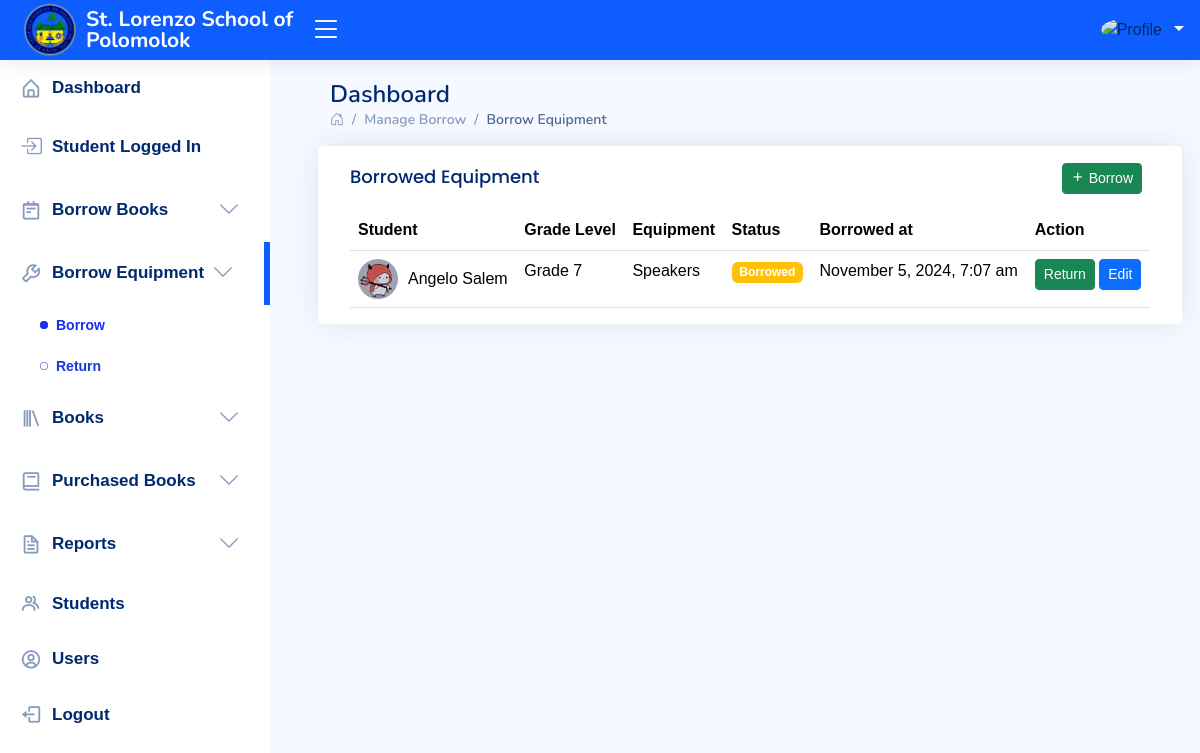
The page /administrator/borrow-equipment.php (signed in) on the database its author committed.
### tables this page shows
CREATE TABLE IF NOT EXISTS `equipment_borrow` (
  `equipment_id` int NOT NULL AUTO_INCREMENT,
  `student_id` int NOT NULL,
  `equipment` varchar(255) NOT NULL,
  `status` varchar(255) NOT NULL,
  `created_at` timestamp NOT NULL DEFAULT CURRENT_TIMESTAMP,
  PRIMARY KEY (`equipment_id`),
  KEY `fk_student` (`student_id`)
);

CREATE TABLE IF NOT EXISTS `student` (
  `student_id` int NOT NULL AUTO_INCREMENT,
  `user_id` int NOT NULL,
  `rfid` varchar(255) NOT NULL,
  `firstname` varchar(255) NOT NULL,
  `middlename` varchar(255) NOT NULL,
  `lastname` varchar(255) NOT NULL,
  `gradelevel` varchar(255) NOT NULL,
  `address` varchar(255) NOT NULL,
  `picture` varchar(255) NOT NULL,
  `created_at` varchar(255) NOT NULL,
  PRIMARY KEY (`student_id`)
);

### administrator/borrow-equipment.php (the view, shortened to what this page needs)
<!DOCTYPE html>
<html lang="en">
<head>
    <link href="assets/vendor/bootstrap/css/bootstrap.min.css" rel="stylesheet">
    <link href="assets/vendor/bootstrap-icons/bootstrap-icons.css" rel="stylesheet">
    <link href="assets/vendor/boxicons/css/boxicons.min.css" rel="stylesheet">
    <link href="assets/vendor/quill/quill.snow.css" rel="stylesheet">
    <link href="assets/vendor/quill/quill.bubble.css" rel="stylesheet">
    <link href="assets/vendor/remixicon/remixicon.css" rel="stylesheet">
    <link href="assets/vendor/simple-datatables/style.css" rel="stylesheet">
    <link href="assets/css/style.css" rel="stylesheet">
    <link href="assets/sweet-alert/sweetalert2.min.css" rel="stylesheet">
</head>
<body>
    <?php
  include 'inc/navbar.php';
  include 'inc/sidebar.php';
  ?>
    <main id="main" class="main">
        <div class="pagetitle">
            <h1>Dashboard</h1>
            <nav>
                <ol class="breadcrumb">
                    <li class="breadcrumb-item"><a href="index.html"><i class="bi bi-house-door"></i></a></li>
                    <li class="breadcrumb-item"><a href="#">Manage Borrow</a></li>
                    <li class="breadcrumb-item active">Borrow Equipment</li>
                </ol>
            </nav>
        </div>
        <section class="section">
            <div class="row">
                <div class="card">
                    <div class="card-body">
                        <div class="d-flex justify-content-between align-items-center">
                            <h5 class="card-title">Borrowed Equipment</h5>
                            <button type="button" class="btn btn-success btn-sm me-2" data-bs-toggle="modal"
                                data-bs-target="#borrowModal">
                                <i class="bx bx-plus me-1"></i>Borrow
                            </button>
                        </div>
                        <table class="table datatable">
                            <thead>
                                <tr>
                                    <th>Student</th>
                                    <th>Grade Level</th>
                                    <th>Equipment</th>
                                    <th>Status</th>
                                    <th>Borrowed at</th>
                                    <th>Action</th>
                                </tr>
                            </thead>
                            <tbody>
                                <?php
                                  $sql = "SELECT
                                              CONCAT(s.firstname, ' ', s.middlename, ' ', s.lastname) AS student_name,
                                              s.gradelevel,
                                              s.picture, -- Include the picture column
                                              be.equipment_id,
                                              be.equipment AS equipment_name,
                                              be.status,
                                              be.created_at
                                          FROM equipment_borrow be
                                          JOIN student s ON be.student_id = s.student_id
                                          WHERE be.status != 'returned' -- Exclude returned equipment
                                          ORDER BY be.created_at DESC";
                                  $result = $con->query($sql);
                                  if ($result === false) {
                                      echo "<tr><td colspan='6'>Error: " . $con->error . "</td></tr>";
                                  } elseif ($result->num_rows > 0) {
                                      while ($row = $result->fetch_assoc()) {
                                        echo "<tr>";
                                          $picturePath = 'uploads/' . htmlspecialchars($row['picture']);
                                          echo "<td>";
                                          echo "<div class='d-flex align-items-center'>";
                                          if (!empty($row['picture'])) {
                                              echo "<img src='" . $picturePath . "' alt='Profile Picture' style='width: 40px; height: 40px; border-radius: 50%; object-fit: cover; margin-right: 10px;'>";
                                          } else {
                                              echo "<img src='path/to/default/image.jpg' alt='Default Picture' style='width: 40px; height: 40px; border-radius: 50%; object-fit: cover; margin-right: 10px;'>";
                                          }
                                          echo "<span>" . htmlspecialchars($row['student_name']) . "</span>";
                                          echo "</div>";
                                          echo "</td>";
                                          echo "<td>" . htmlspecialchars($row['gradelevel']) . "</td>";
                                          echo "<td>" . htmlspecialchars($row['equipment_name']) . "</td>";
                                          if ($row['status'] === 'borrowed') {
                                              echo "<td><span class='badge bg-warning'>Borrowed</span></td>";
                                          } else {
                                              echo "<td><span class='badge bg-secondary'>" . htmlspecialchars($row['status']) . "</span></td>";
                                          }
                                          $createdAt = new DateTime($row['created_at']);
                                          echo "<td>" . $createdAt->format('F j, Y, g:i a') . "</td>";
                                          echo "<td>";
                                          echo "<button type='button' class='btn btn-success btn-sm' data-bs-toggle='modal' data-bs-target='#returnModal' data-id='" . $row['equipment_id'] . "'>Return</button> ";
                                          echo "<button type='button' class='btn btn-primary btn-sm' data-bs-toggle='modal' data-bs-target='#editModal' data-id='" . $row['equipment_id'] . "' data-name='" . htmlspecialchars($row['equipment_name']) . "'>Edit</button> ";
                                          echo "</td>";
                                        echo "</tr>";
                                      }
                                  } else {
                                      echo "<tr><td colspan='6'>No records found.</td></tr>";
                                  }
                                  ?>
                            </tbody>
                        </table>
                    </div>
                </div>
            </div>
        </section>
    </main>
</body>
</html>

### administrator/assets/css/style.css (style rules this page uses)
:root { scroll-behavior: smooth; }
body { font-family: "Trebuchet MS", sans-serif; background: #f6f9ff; color: #444444; }
a { color: #4154f1; text-decoration: none; }
h1, h2, h3, h4, h5, h6 { font-family: "Nunito", sans-serif; }
#main { margin-top: 60px; padding: 20px 30px; transition: all 0.3s; }
.pagetitle { margin-bottom: 10px; }
.pagetitle h1 { font-size: 24px; margin-bottom: 0; font-weight: 600; color: #012970; }
.card { margin-bottom: 30px; border: none; border-radius: 5px; box-shadow: 0px 0 30px rgba(1, 41, 112, 0.1); }
.card-title { padding: 20px 0 15px 0; font-size: 18px; font-weight: 500; color: #012970; font-family: "Poppins", sans-serif; }
.card-body { padding: 0 20px 20px 20px; margin-bottom: -20px; }
.breadcrumb { font-size: 14px; font-family: "Nunito", sans-serif; color: #899bbd; font-weight: 600; }
.breadcrumb a { color: #899bbd; transition: 0.3s; }
.breadcrumb .breadcrumb-item::before { color: #899bbd; }
.breadcrumb .active { color: #51678f; font-weight: 600; }
@media (min-width: 1200px) { #main, #footer { margin-left: 300px; } }

### rows shown on the page
equipment_borrow: student.picture (picture), student_name "Angelo Salem", student.gradelevel "Grade 7", equipment "Speakers", status "Borrowed", created_at "November 5, 2024, 7:07 am"
